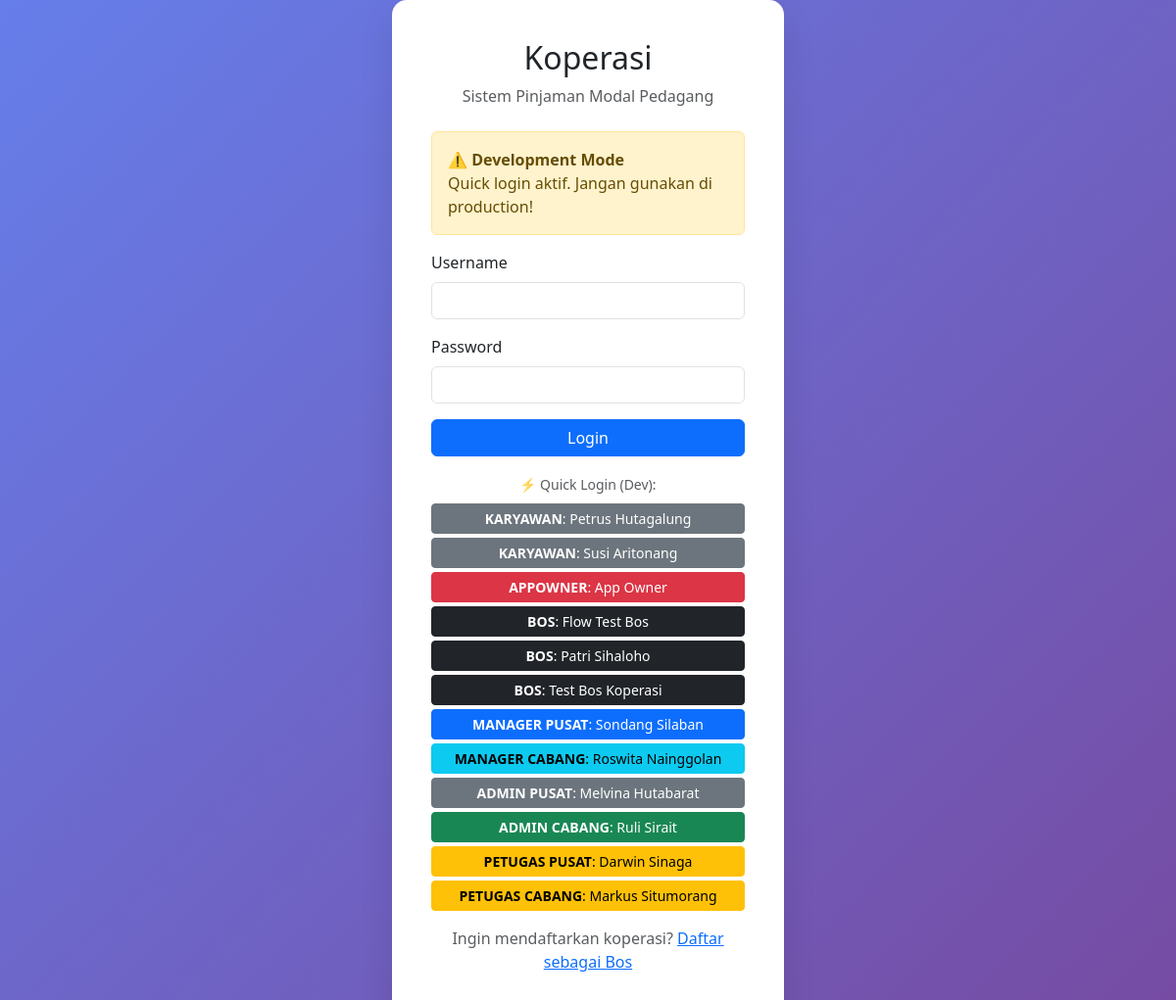
The page /login.php on the database its author committed.
### tables this page shows
CREATE TABLE `users` (
  `id` int(11) NOT NULL AUTO_INCREMENT,
  `username` varchar(50) NOT NULL,
  `password` varchar(255) NOT NULL,
  `nama` varchar(100) NOT NULL,
  `ktp` varchar(16) DEFAULT NULL COMMENT 'NIK KTP - identitas global via db_orang',
  `email` varchar(100) DEFAULT NULL,
  `telp` varchar(20) DEFAULT NULL,
  `role` varchar(50) NOT NULL DEFAULT 'teller',
  `owner_bos_id` int(10) unsigned DEFAULT NULL,
  `cabang_id` int(11) DEFAULT NULL,
  `derived_permissions` longtext DEFAULT NULL CHECK (json_valid(`derived_permissions`)),
  `status` enum('aktif','nonaktif') NOT NULL DEFAULT 'aktif',
  `created_at` timestamp NOT NULL DEFAULT current_timestamp(),
  `updated_at` timestamp NOT NULL DEFAULT current_timestamp() ON UPDATE current_timestamp(),
  `limit_kasbon` decimal(12,0) DEFAULT 0,
  `gaji` decimal(12,0) DEFAULT 0,
  `tanggal_lahir` date DEFAULT NULL,
  `tanggal_masuk` date DEFAULT NULL,
  `db_orang_person_id` int(11) DEFAULT NULL,
  `totp_secret` varchar(64) DEFAULT NULL,
  `totp_enabled` tinyint(1) DEFAULT 0,
  `totp_verified_at` timestamp NULL DEFAULT NULL,
  `phone_2fa` varchar(20) DEFAULT NULL,
  PRIMARY KEY (`id`),
  UNIQUE KEY `username` (`username`),
  KEY `idx_owner_bos_id` (`owner_bos_id`),
  KEY `idx_db_orang_person` (`db_orang_person_id`),
  KEY `idx_users_ktp` (`ktp`),
  KEY `idx_users_cabang` (`cabang_id`),
  KEY `idx_users_owner_bos` (`owner_bos_id`),
  KEY `idx_users_role_status` (`role`,`status`),
  KEY `idx_users_id` (`id`),
  CONSTRAINT `fk_users_cabang` FOREIGN KEY (`cabang_id`) REFERENCES `cabang` (`id`) ON DELETE SET NULL ON UPDATE CASCADE,
  CONSTRAINT `fk_users_db_orang_person` FOREIGN KEY (`db_orang_person_id`) REFERENCES `db_orang`.`people` (`id`) ON DELETE SET NULL ON UPDATE CASCADE
);

### config/database.php (called while the page is built, shortened)
<?php
require_once __DIR__ . '/path.php';
$mysql_socket = PHP_OS === 'WINNT' ? null : '/opt/lampp/var/mysql/mysql.sock';
$conn = new mysqli(DB_KEWER_HOST, DB_KEWER_USER, DB_KEWER_PASS, DB_KEWER_NAME, 3306, $mysql_socket);
$conn->set_charset("utf8mb4");
function query($sql, $params = []) {
    global $conn;
    $sql_trimmed = strtoupper(ltrim($sql));
    if (empty($params)) {
        $result = mysqli_query($conn, $sql);
        if (strpos($sql_trimmed, 'SELECT') === 0) {
            $data = [];
            while ($row = mysqli_fetch_assoc($result)) {
                $data[] = $row;
            }
            return $data;
        }
        return mysqli_affected_rows($conn);
    }
    $stmt = $conn->prepare($sql);
    $types = str_repeat('s', count($params));
    $stmt->bind_param($types, ...$params);
    $stmt->execute();
    return $stmt->affected_rows;
}

### config/path.php (called while the page is built, shortened)
<?php
function baseUrl($path = '') {
    return BASE_URL . '/' . ltrim($path, '/');
}

### login.php (the view, shortened to what this page needs)
<?php
require_once 'config/path.php';
?>
<!DOCTYPE html>
<html lang="id">
<head>
    <link href="https://cdn.jsdelivr.net/npm/bootstrap@5.3.0/dist/css/bootstrap.min.css" rel="stylesheet">
</head>
<body>
    <div class="login-card">
        <div class="text-center mb-4">
            <h2><?php echo APP_NAME; ?></h2>
            <p class="text-muted">Sistem Pinjaman Modal Pedagang</p>
        </div>
        <?php if (APP_ENV === 'development'): ?>
        <div class="alert alert-warning mb-3">
            <strong>⚠️ Development Mode</strong><br>
            Quick login aktif. Jangan gunakan di production!
        </div>
        <?php endif; ?>
        <form method="POST" id="loginForm">
            <div class="mb-3">
                <label class="form-label">Username</label>
                <input type="text" name="username" class="form-control" id="username" required>
            </div>
            <div class="mb-3">
                <label class="form-label">Password</label>
                <input type="password" name="password" class="form-control" id="password" required>
            </div>
            <button type="submit" class="btn btn-primary w-100">Login</button>
        </form>
                <?php if (APP_ENV === 'development'):
            $dev_users = query("SELECT username, nama, role FROM users WHERE status = 'aktif' ORDER BY FIELD(role, 'appOwner','bos','manager_pusat','manager_cabang','admin_pusat','admin_cabang','petugas_pusat','petugas_cabang','teller'), nama");
            if (is_array($dev_users) && count($dev_users) > 0):
                $role_colors = [
                    'appOwner' => 'danger', 'bos' => 'dark', 'manager_pusat' => 'primary', 'manager_cabang' => 'info',
                    'admin_pusat' => 'secondary', 'admin_cabang' => 'success',
                    'petugas_pusat' => 'warning', 'petugas_cabang' => 'warning',
                    'teller' => 'light border'
                ];
        ?>
        <div class="mt-3">
            <p class="text-center text-muted mb-2"><small>⚡ Quick Login (Dev):</small></p>
            <div class="d-grid gap-1">
                <?php foreach ($dev_users as $du):
                    $btn = $role_colors[$du['role']] ?? 'secondary';
                    $label = strtoupper(str_replace('_', ' ', $du['role']));
                ?>
                <button type="button" class="btn btn-<?= $btn ?> btn-sm" onclick="quickLogin('<?= htmlspecialchars($du['username']) ?>')"><strong><?= $label ?></strong>: <?= htmlspecialchars($du['nama']) ?></button>
                <?php endforeach; ?>
            </div>
        </div>
        <?php endif; endif; ?>
        <div class="mt-3 text-center">
            <p class="text-muted">Ingin mendaftarkan koperasi? <a href="<?php echo baseUrl('pages/bos/register.php'); ?>" class="text-primary">Daftar sebagai Bos</a></p>
        </div>
    </div>
</body>
</html>

### login.php (style rules this page uses)
body { background: linear-gradient(135deg, #667eea 0%, #764ba2 100%); min-height: 100vh; display: flex; align-items: center; justify-content: center; }
.login-card { background: white; border-radius: 15px; box-shadow: 0 15px 35px rgba(0,0,0,0.1); padding: 40px; width: 100%; max-width: 400px; }

### rows shown on the page
users: role "KARYAWAN", nama "Petrus Hutagalung"
users: role "KARYAWAN", nama "Susi Aritonang"
users: role "APPOWNER", nama "App Owner"
users: role "BOS", nama "Flow Test Bos"
users: role "BOS", nama "Patri Sihaloho"
users: role "BOS", nama "Test Bos Koperasi"
users: role "MANAGER PUSAT", nama "Sondang Silaban"
users: role "MANAGER CABANG", nama "Roswita Nainggolan"
users: role "ADMIN PUSAT", nama "Melvina Hutabarat"
users: role "ADMIN CABANG", nama "Ruli Sirait"
users: role "PETUGAS PUSAT", nama "Darwin Sinaga"
users: role "PETUGAS CABANG", nama "Markus Situmorang"

### other values the page prints
APP_NAME "Koperasi"
